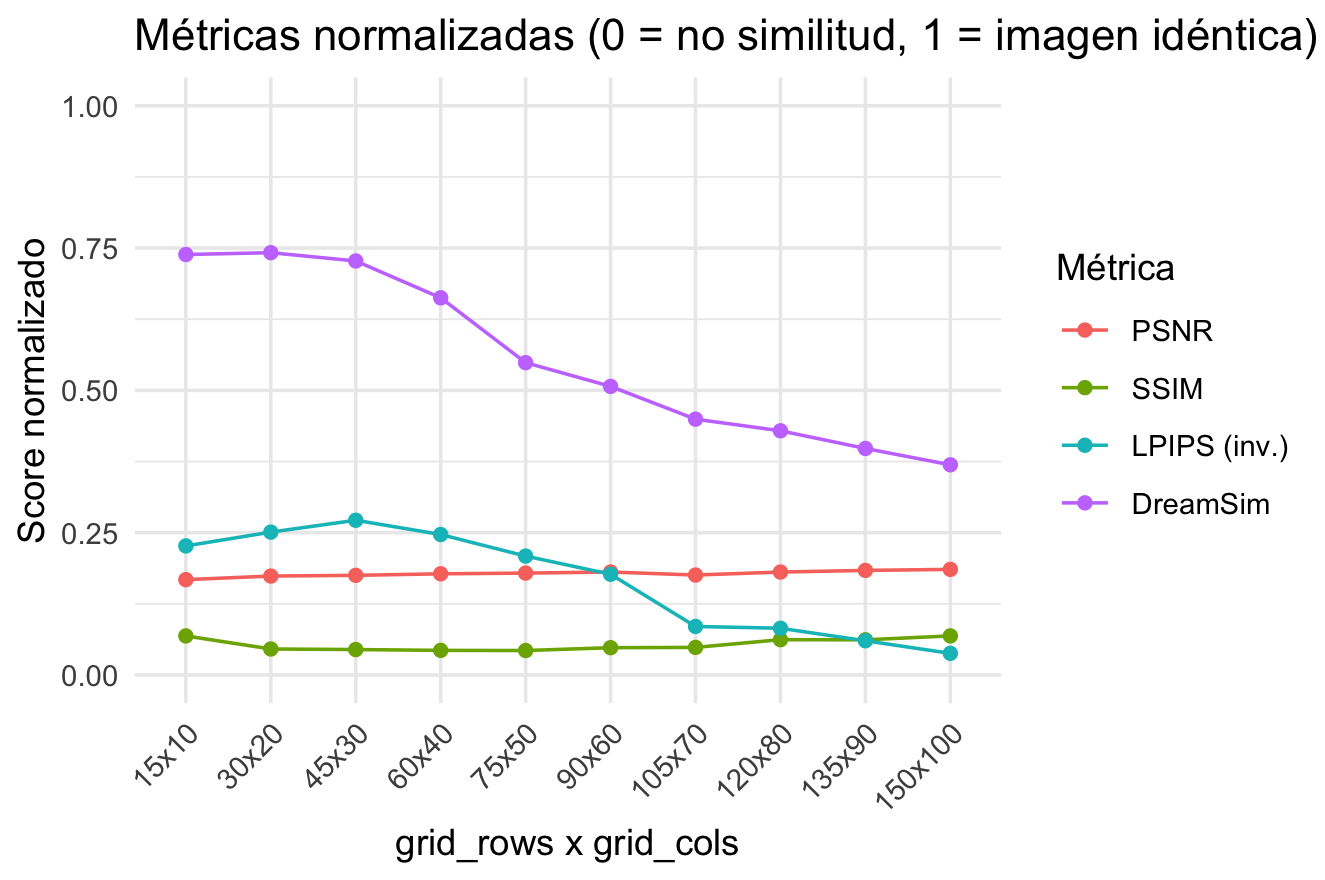

Here is the R script that generated this plot:
#install.packages("tidyverse")
library(tidyverse)

# Set working directory to the script's folder
setwd(dirname(rstudioapi::getActiveDocumentContext()$path))

# Load CSV relative to this folder
ruta_csv <- "../resultados/grid_dims/metricas_detalle.csv"
datos <- read.csv(ruta_csv, stringsAsFactors = FALSE)

# Filtrar solo pruebas de tipo grid_dims
datos_grid <- datos %>%
  filter(tipo_experimento == "grid_dims") %>%
  mutate(
    grid_label   = paste0(grid_rows, "x", grid_cols),
    grid_n_tiles = grid_rows * grid_cols
  ) %>%
  arrange(grid_n_tiles) %>%
  mutate(
    grid_label = factor(grid_label, levels = unique(grid_label))
  )

# Agregar por grid_dims (mediana sobre las 10 imágenes)

resumen_grid <- datos_grid %>%
  group_by(grid_rows, grid_cols, grid_label) %>%
  summarise(
    n_imagenes    = n(),
    psnr_med      = median(psnr,     na.rm = TRUE),
    ssim_med      = median(ssim,     na.rm = TRUE),
    lpips_med     = median(lpips,    na.rm = TRUE),
    dreamsim_med  = median(dreamsim, na.rm = TRUE),
    .groups = "drop"
  )

# Normalización teórica 0–1 (1 = imágenes idénticas)
# SSIM: ya está en [0,1], mayor = mejor
# DreamSim: asumimos [0,1], mayor = mejor
# LPIPS: 0 = idéntico, mayor = peor -> invertimos
# PSNR: [0,∞); tomamos 60 dB ≈ "idéntico" y reescalamos

PSNR_MAX_THEO <- 60  # puedes ajustar si quieres otro techo

resumen_norm <- resumen_grid %>%
  mutate(
    ssim_norm     = ssim_med,
    dreamsim_norm = dreamsim_med,
    lpips_norm    = 1 - lpips_med,
    psnr_norm     = pmin(psnr_med / PSNR_MAX_THEO, 1)
  )

# Pasar a formato largo para plot conjunto
plot_df <- resumen_norm %>%
  select(grid_label,
         psnr_norm, ssim_norm, lpips_norm, dreamsim_norm) %>%
  pivot_longer(
    cols      = c(psnr_norm, ssim_norm, lpips_norm, dreamsim_norm),
    names_to  = "metric",
    values_to = "score"
  ) %>%
  mutate(
    metric = factor(
      metric,
      levels = c("psnr_norm", "ssim_norm", "lpips_norm", "dreamsim_norm"),
      labels = c("PSNR", "SSIM", "LPIPS (inv.)", "DreamSim")
    )
  )

# Plot: las 4 métricas normalizadas en un solo gráfico

ggplot(plot_df, aes(x = grid_label, y = score, color = metric, group = metric)) +
  geom_line() +
  geom_point() +
  scale_y_continuous(limits = c(0, 1)) +
  labs(
    title = "Métricas normalizadas (0 = no similitud, 1 = imagen idéntica)",
    x = "grid_rows x grid_cols",
    y = "Score normalizado",
    color = "Métrica"
  ) +
  theme_minimal() +
  theme(
    axis.text.x = element_text(angle = 45, hjust = 1)
  )
